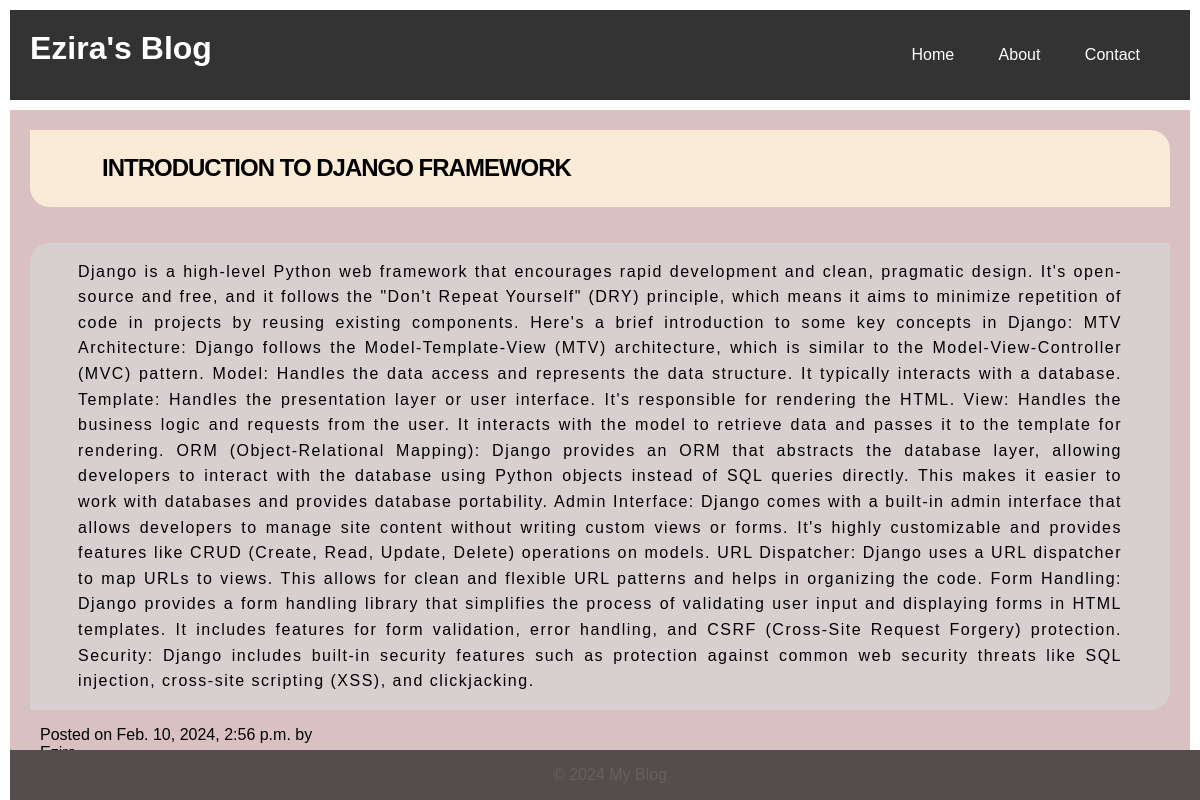
/post/1, run on the app's committed database.
### posts/models.py (models this page shows)
class Post(models.Model):
    title = models.CharField(max_length=1000)
    body = models.CharField(max_length=1000000)
    created_at = models.DateTimeField(default=datetime.now, blank=True)

### posts/views.py (the view)
# urls.py: path('post/<int:pk>', views.post, name='post'),
def post(request, pk):
    post = Post.objects.get(id=pk)
    return render(request, 'post.html', {'post': post})

### templates/post.html (shortened to what this page needs)
{% load static%}
<!DOCTYPE html>
<html lang="en">
<head>
    <link rel="stylesheet" href="{% static 'styles.css' %}">
</head>
<body>
    <header>
        <h1>Ezira's Blog</h1>
        <nav>
            <ul>
                <li><a href="{% url 'index' %}">Home</a></li>
                <li><a href="{% url 'about' %}">About</a></li>
                <li><a href="{% url 'contact' %}">Contact</a></li>
            </ul>
        </nav>
    </header>
    <div>
        <article class="content">
            <h2 class="post-title"> {{post.title}}</h2>
            <p class="post-body">
                {{post.body}}
                <p class="post-created-date"> Posted on <time datetime="2024-02-10"> {{post.created_at}}</time> by Ezira</p>
            </p>
        </article>
    <footer>
        <p>&copy; 2024 My Blog</p>
    </footer>
</body>
</html>

### static/styles.css (style rules this page uses)
body { font-family: Arial, sans-serif; margin: 0; padding: 10px; }
header { background-color: #333; color: #fff; padding: 20px; text-align: center; display: flex; flex-direction: row; justify-content: space-between; }
header h1 { margin: 0; }
nav ul { list-style: none; padding: 0; position: relative; ; }
nav ul li { display: inline; margin-right: 20px; }
nav ul li a { color: #fff; text-decoration: none; padding: 10px; }
article { background-color: #dac1c1; padding: 20px 20px 0 20px; position: relative; display: flex; flex-direction: column; margin-top: 10px; }
article h2 { margin-top: 0; }
.post-title { padding: 3vh 6vw; background-color: antiquewhite; text-transform: uppercase; letter-spacing: -1px; font-size: 1.5rem; line-height: 1.2; border-radius: 0 20px; }
a { text-decoration: none; color: rgb(51, 44, 44); }
.post-created-date { width: 25vw; font-family: Verdana, Geneva, Tahoma, sans-serif; margin: 0; padding-left: 10px; }
.post-body { background-color: #d8d0d0; padding: 2vh 4vw; text-align: justify; line-height: 1.6; letter-spacing: 1.5px; border-radius: 20px 0; }
footer { background-color: #554d4d; color: #686060; text-align: center; position: fixed; bottom: 0; width: 100%; }

### data on the page
Post: title "INTRODUCTION TO DJANGO FRAMEWORK", body "Django is a high-level Python web framework that encourages rapid development and clean, pragmatic design. It's open-source and free, and it follows the \"Don't Repeat Yourself\" (DRY) principle, which means it aims to minimize repetition of code in projects by reusing existing components. Here's a brief introduction to some key concepts in Django: MTV Architecture: Django follows the Model-Template-View (MTV) architecture, which is similar to the Model-View-Controller (MVC) pattern. Model: Handles the data access and represents the data structure. It typically interacts with a database. Template: Handles the presentation layer or user interface. It's responsible for rendering the HTML. View:…", created_at "Feb. 10, 2024, 2:56 p.m."
